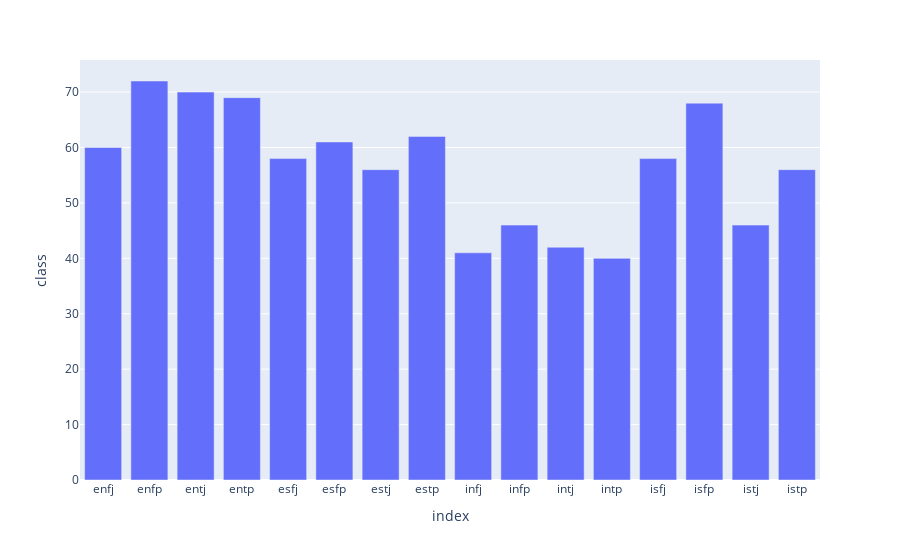

The cell this chart's notebook holds for it:
### Code cell
print(f"Dataset contains {len(df.columns) - 1} features y {len(df)} items")

fig = px.bar(df.groupby(["class"])["class"].count(), y="class")
fig.show()

### Figure 1 — Plotly figure (JSON) as saved in the notebook; plotly's stock layout.template omitted (floating-point values rounded to 4 significant figures)
{"data": [{"alignmentgroup": "True", "hovertemplate": "index=%{x}<br>class=%{y}<extra></extra>", "legendgroup": "", "marker": {"color": "#636efa", "pattern": {"shape": ""}}, "name": "", "offsetgroup": "", "orientation": "v", "showlegend": false, "textposition": "auto", "type": "bar", "x": ["enfj", "enfp", "entj", "entp", "esfj", "esfp", "estj", "estp", "infj", "infp", "intj", "intp", "isfj", "isfp", "istj", "istp"], "xaxis": "x", "y": [60, 72, 70, 69, 58, 61, 56, 62, 41, 46, 42, 40, 58, 68, 46, 56], "yaxis": "y"}], "layout": {"barmode": "relative", "legend": {"tracegroupgap": 0}, "margin": {"t": 60}, "xaxis": {"anchor": "y", "domain": [0, 1], "title": {"text": "index"}}, "yaxis": {"anchor": "x", "domain": [0, 1], "title": {"text": "class"}}}}
